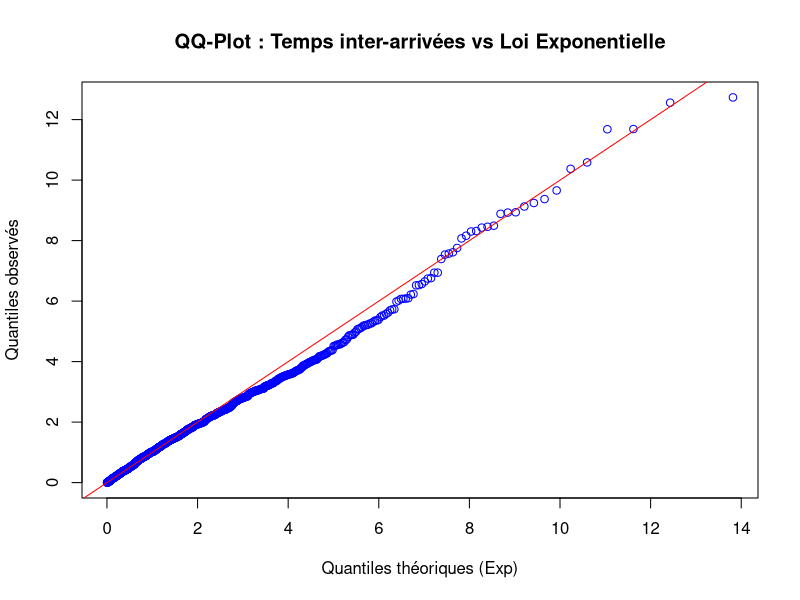
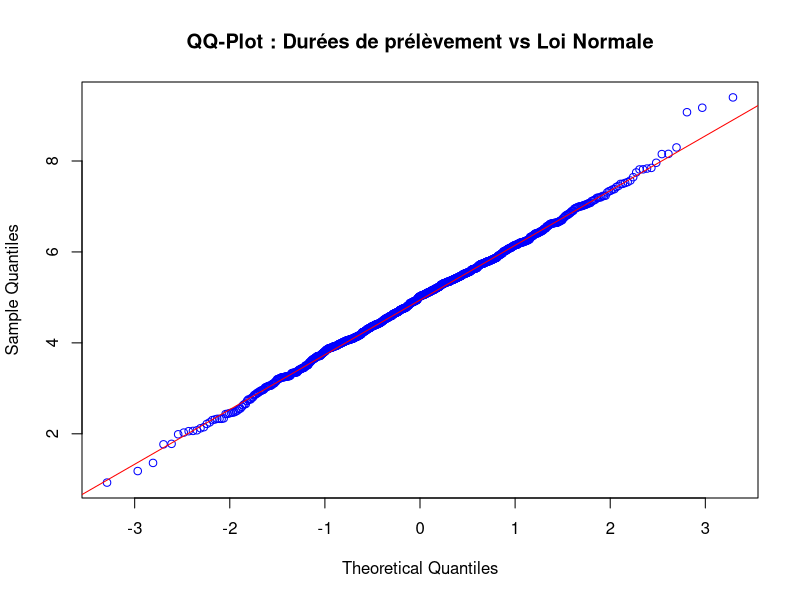
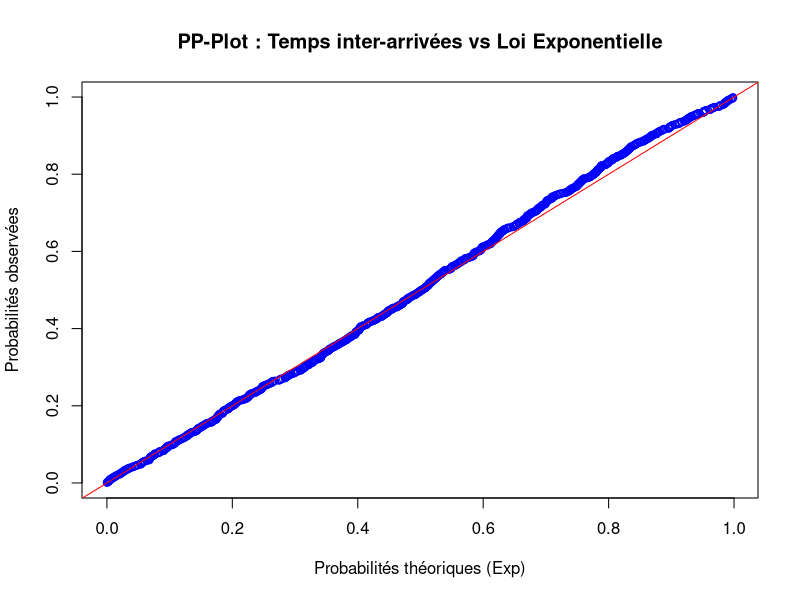
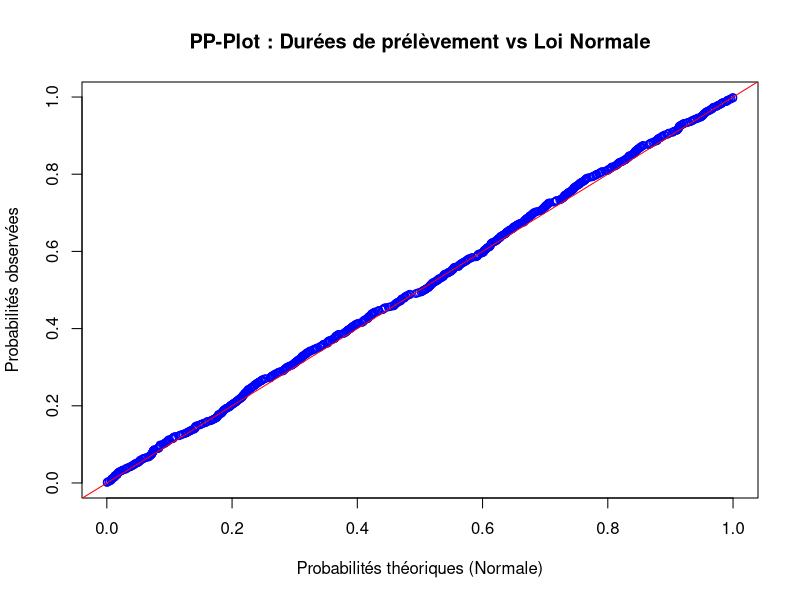

Reproduce these figures in R, in order.
# Un patient attend 2mn en moyenne, je defini mon parametre lambda en consequence
# Je defini egalement la taille de mon echantillon pour les futures simulations 
lambda = 0.5
n = 1000

# Je "fixe la graine". Cela garantit la reproductilibite de l'experience
# Sans cette "graine" on ne pourrait par exemple pas savoir si une variation dur
# resultat est due a une modif du code ou bien au hasard 
set.seed(69)

# Maintenant je simule mes 1000 temps intzr-arrivees qui suivent une loi 
# exponentielle de parametre 0.5
temps_inter_arrivees = rexp(n, lambda)

# Je veux desormais la moyenne et l'ecart type observés de cet echantillon afin
# de pouvoir les comparer avec les theoriques
moyenne_observee = mean(temps_inter_arrivees)
ecartype_observee = sd(temps_inter_arrivees)

moyenne_theorique = 1/lambda
ecartype_theorique = 1/lambda

# J'affiche mes resultats
cat("Comparaison moyenne", "\n")
cat("Moyenne observée", moyenne_observee, " Moyenne théorique :", 
    moyenne_theorique,"\n")
cat("Ecart :", abs(moyenne_observee - moyenne_theorique), "\n")

cat("Comparaison ecart-type", "\n")
cat("Ecart-type observée", ecartype_observee, " Ecart-type théorique :", 
    ecartype_theorique, "\n")
cat("Ecart :", abs(ecartype_observee - ecartype_theorique), "\n")


# Je genere mes durees de prelevements (loi normale)
moyenne_prelevement = 5
ecartype_prelevement = 1.2

durees_prelevement = rnorm(n,moyenne_prelevement, ecartype_prelevement)

cat("\nDurée moyenne théorique :", moyenne_prelevement, "min\n")
cat("Durée moyenne simulée   :", round(mean(durees_prelevement), 3), "min\n")

# Je verifie que mes temps inter-arrivees suivent bien une loi exponentielle
# en construisant un qq plot
donnees_triees = sort(temps_inter_arrivees)
p = (1:n) / (n + 1)  # probabilités de 0 à 1
quantiles_theoriques_exp = qexp(p, rate = lambda)

png("graphiques/qqplot_exponentielle.png") # Je me cree un png
plot(quantiles_theoriques_exp, donnees_triees,
     main = "QQ-Plot : Temps inter-arrivées vs Loi Exponentielle",
     xlab = "Quantiles théoriques (Exp)",
     ylab = "Quantiles observés",
     col = "blue")
abline(0, 1, col = "red")
dev.off() # pour pas que mon png sois bugger

# qq plot pour les durees prelevement sauf que cette fois pas besoin de faire
# tout a la main on a une fonction qqnorm()
# QQ-Plot pour vérifier si les durées suivent une loi Normale

png("graphiques/qqplot_normale.png")
qqnorm(durees_prelevement,
       main = "QQ-Plot : Durées de prélèvement vs Loi Normale",
       col = "blue")
qqline(durees_prelevement, col = "red")
dev.off()


# oN VA DESORMAIS REALISER UN PP PLOT POUR LES DUREE INTER ARRIVEES
# Probabilités cumulées observées (rang / n+1)
prob_observees = (1:n) / (n + 1)

# Probabilités cumulées théoriques : pexp() = fonction de répartition
prob_theoriques_exp = pexp(donnees_triees, rate = lambda)

png("graphiques/ppplot_exponentielle.png")
plot(prob_theoriques_exp, prob_observees,
     main = "PP-Plot : Temps inter-arrivées vs Loi Exponentielle",
     xlab = "Probabilités théoriques (Exp)",
     ylab = "Probabilités observées",
     col = "blue")
abline(0, 1, col = "red")
dev.off()

# On realisemaintenant le PP Plot pour les durées de prelevement

durees_triees = sort(durees_prelevement)
prob_theoriques_norm = pnorm(durees_triees, mean = moyenne_prelevement, 
                              sd = ecartype_prelevement)

png("graphiques/ppplot_normale.png")
plot(prob_theoriques_norm, prob_observees,
     main = "PP-Plot : Durées de prélèvement vs Loi Normale",
     xlab = "Probabilités théoriques (Normale)",
     ylab = "Probabilités observées",
     col = "blue")
abline(0, 1, col = "red")
dev.off()
